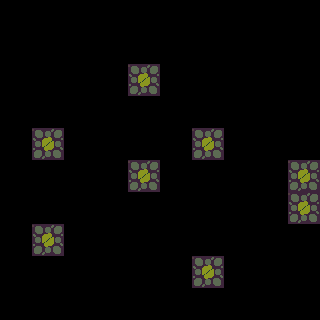

Below is a game level as drawn by its tile map, then a one-line description and the .tmx file that defines it, in full:
An orthogonal 10x10 tile map with 32x32 px tiles, 1 tile layer (Слой тайлов 1).

<map version="1.2" tiledversion="1.3.1" orientation="orthogonal" renderorder="right-down" compressionlevel="-1" width="10" height="10" tilewidth="32" tileheight="32" infinite="0" nextlayerid="2" nextobjectid="1">
 <editorsettings>
  <export target="maps/blindForest.json" format="json" />
 </editorsettings>
 <tileset firstgid="1" name="Tileset" tilewidth="32" tileheight="32" tilecount="60" columns="10">
  <image source="swamplands/1 Tiles/Tileset.png" width="320" height="192" />
 </tileset>
 <layer id="1" name="Слой тайлов 1" width="10" height="10">
  <data encoding="csv">
0,0,0,0,0,0,0,0,0,0,
0,0,0,0,0,0,0,0,0,0,
0,0,0,0,15,0,0,0,0,0,
0,0,0,0,0,0,0,0,0,0,
0,15,0,0,0,0,15,0,0,0,
0,0,0,0,15,0,0,0,0,15,
0,0,0,0,0,0,0,0,0,15,
0,15,0,0,0,0,0,0,0,0,
0,0,0,0,0,0,15,0,0,0,
0,0,0,0,0,0,0,0,0,0
</data>
 </layer>
</map>
